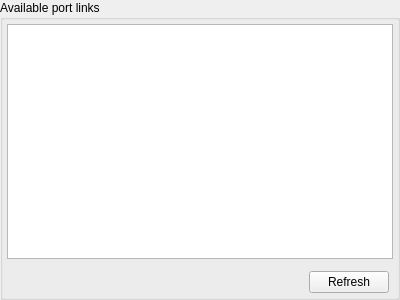
<?xml version="1.0" encoding="UTF-8"?>
<ui version="4.0">
 <class>PGLinkList</class>
 <widget class="QWidget" name="PGLinkList">
  <property name="geometry">
   <rect>
    <x>0</x>
    <y>0</y>
    <width>400</width>
    <height>300</height>
   </rect>
  </property>
  <property name="windowTitle">
   <string>Form</string>
  </property>
  <layout class="QVBoxLayout" name="verticalLayout">
   <property name="spacing">
    <number>0</number>
   </property>
   <property name="leftMargin">
    <number>0</number>
   </property>
   <property name="topMargin">
    <number>0</number>
   </property>
   <property name="rightMargin">
    <number>0</number>
   </property>
   <property name="bottomMargin">
    <number>0</number>
   </property>
   <item>
    <widget class="QGroupBox" name="groupBox">
     <property name="title">
      <string>Available port links</string>
     </property>
     <layout class="QVBoxLayout" name="verticalLayout_2">
      <property name="spacing">
       <number>12</number>
      </property>
      <property name="leftMargin">
       <number>4</number>
      </property>
      <property name="topMargin">
       <number>4</number>
      </property>
      <property name="rightMargin">
       <number>4</number>
      </property>
      <property name="bottomMargin">
       <number>4</number>
      </property>
      <item>
       <widget class="QTableView" name="tableView">
        <property name="editTriggers">
         <set>QAbstractItemView::NoEditTriggers</set>
        </property>
        <property name="selectionMode">
         <enum>QAbstractItemView::SingleSelection</enum>
        </property>
        <property name="selectionBehavior">
         <enum>QAbstractItemView::SelectRows</enum>
        </property>
        <attribute name="horizontalHeaderDefaultSectionSize">
         <number>50</number>
        </attribute>
        <attribute name="horizontalHeaderHighlightSections">
         <bool>false</bool>
        </attribute>
        <attribute name="horizontalHeaderStretchLastSection">
         <bool>true</bool>
        </attribute>
        <attribute name="verticalHeaderVisible">
         <bool>false</bool>
        </attribute>
        <attribute name="verticalHeaderHighlightSections">
         <bool>false</bool>
        </attribute>
       </widget>
      </item>
      <item>
       <widget class="QWidget" name="widget" native="true">
        <layout class="QHBoxLayout" name="horizontalLayout">
         <property name="spacing">
          <number>24</number>
         </property>
         <property name="leftMargin">
          <number>0</number>
         </property>
         <property name="topMargin">
          <number>0</number>
         </property>
         <property name="rightMargin">
          <number>4</number>
         </property>
         <property name="bottomMargin">
          <number>0</number>
         </property>
         <item>
          <spacer name="horizontalSpacer">
           <property name="orientation">
            <enum>Qt::Horizontal</enum>
           </property>
           <property name="sizeHint" stdset="0">
            <size>
             <width>278</width>
             <height>20</height>
            </size>
           </property>
          </spacer>
         </item>
         <item>
          <widget class="QPushButton" name="btnRefresh">
           <property name="text">
            <string>Refresh</string>
           </property>
          </widget>
         </item>
        </layout>
       </widget>
      </item>
     </layout>
    </widget>
   </item>
  </layout>
 </widget>
 <resources/>
 <connections/>
</ui>
